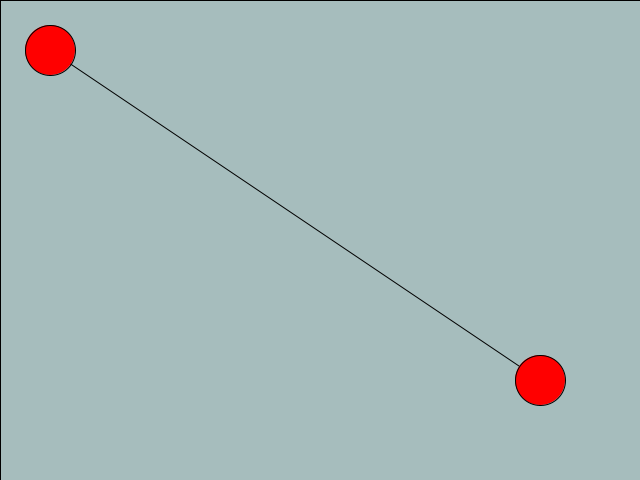
Frame 1 (no input)
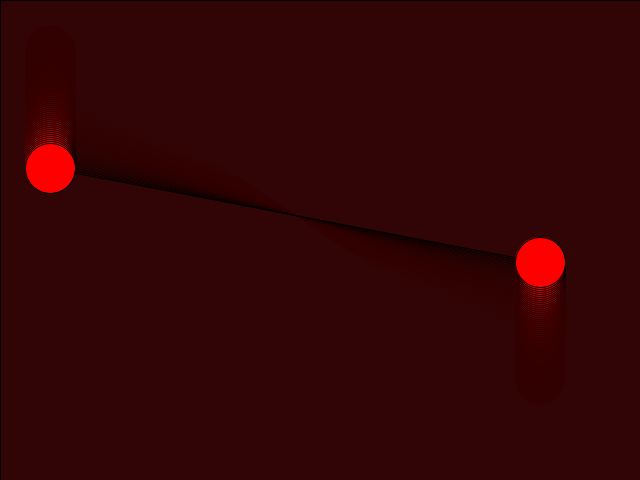
Frame 60 (the mouse pressed at the canvas centre just before this capture)
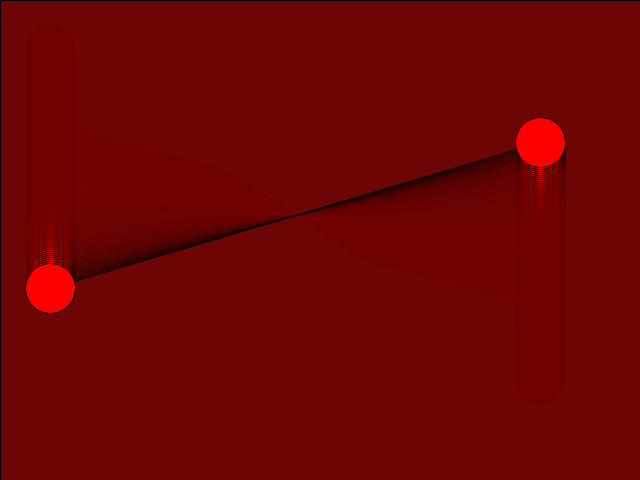
Frame 120 (the mouse held since frame 60 and released just before this capture)

The Processing sketch that drew these frames (run headless with seeded random() and noise(); from frame 60 on, the mouse is pressed at the canvas centre):

// Processing sketch: processing_91251
// ── processing_91251.pde

float X;
float Y;
float incX;
float incY;
float x;
float y;
float incx;
float incy;
int r;
int incr;
int b;
int incb;
int g;
int incg;
//-------------------------------------------
void setup(){
  size(640, 480);
  fill(r, 255, 255, 25);
  rect(0, 0, width, height);
  x = (width - 100);
  y = (height - 100);
  incx = 0;
  incy = -2;
  X = 50;
  Y = 50;
  incX = 0;
  incY = 2;
  r = 0;
  incr = 1;
  b = 255;
  incb = -1;
  g = 255;
  incg = 1;
  }

//---------------------------------------------
void draw(){
  fill(r%255, b%255, g%255, 25);
  rect(0, 0, width, height);
  fill(255, 0, 0);
  line(X, Y, x, y);
  ellipse(X, Y, 50, 50);
  ellipse(x, y, 50, 50);
  r= r + incr;
  if(x == (width - 100)){
    incy = -2;
    y = y + incy;
    
    }
  if(y == 50){
    incx = -2;
    x = x + incx;
    
    }
  if(x == 50){
    incy = 2;
    y = y + incy;
    }
  if(y == (height - 100)){
    incx = 2;
    x = x + incx;
    }
  if(X == 50){
  incY = 2;
  Y = Y + incY;
  }
  if(Y == (height - 100)){
    incX = 2;
    X = X + incX;
    
    
  }
  
  if(X == width - 100){
    
    incY = -2;
    
    Y = Y + incY;
    
    
  }
  
  if(Y == 50){
    incX = -2;
    X = X + incX;
    
    }
  if(r > 255){
    incr = incr * -1;
    }
  if(r < 0){
    incr = incr * -1;
    }
  if(r > 150){
    b = b + incb;
    }
  if(b==100){
    g = g + incg;
    
    }
}
